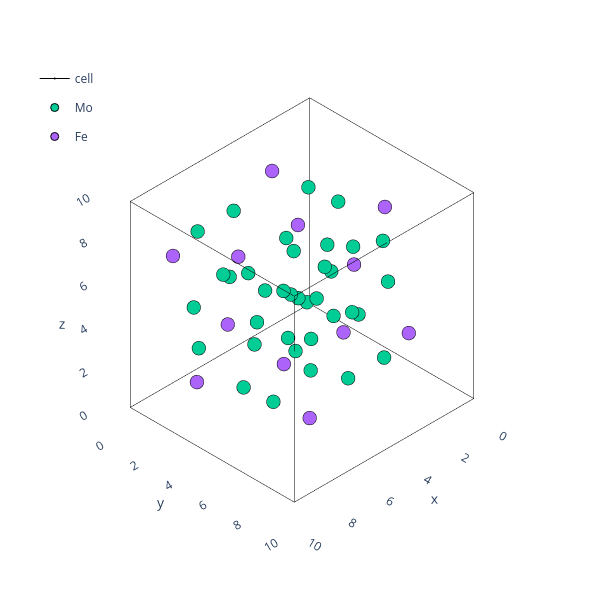

Notebook source saved alongside this figure:
### Code cell
theatoms=binaries_predict['R']['Atoms'].atoms.sample(n=1).iloc[0]
plotting.plotly_atoms(theatoms)

### Figure 1 — Plotly figure (JSON) as saved in the notebook; plotly's stock layout.template omitted (floating-point values rounded to 4 significant figures)
{"data": [{"hoverinfo": "skip", "legendgroup": "cell", "line": {"color": "black", "width": 1}, "marker": {"size": 0.01}, "name": "cell", "showlegend": false, "type": "scatter3d", "x": [0.0, 9.548], "y": [0, 0], "z": [0, 0]}, {"hoverinfo": "skip", "legendgroup": "cell", "line": {"color": "black", "width": 1}, "marker": {"size": 0.01}, "name": "cell", "showlegend": false, "type": "scatter3d", "x": [0, 0], "y": [0.0, 9.561], "z": [0, 0]}, {"hoverinfo": "skip", "legendgroup": "cell", "line": {"color": "black", "width": 1}, "marker": {"size": 0.01}, "name": "cell", "showlegend": false, "type": "scatter3d", "x": [0, 0], "y": [0, 0], "z": [0.0, 9.546]}, {"hoverinfo": "skip", "legendgroup": "cell", "line": {"color": "black", "width": 1}, "marker": {"size": 0.01}, "name": "cell", "showlegend": false, "type": "scatter3d", "x": [9.548, 9.548], "y": [0.0, 9.561], "z": [0, 0]}, {"hoverinfo": "skip", "legendgroup": "cell", "line": {"color": "black", "width": 1}, "marker": {"size": 0.01}, "name": "cell", "showlegend": false, "type": "scatter3d", "x": [0.0, 9.548], "y": [9.561, 9.561], "z": [0, 0]}, {"hoverinfo": "skip", "legendgroup": "cell", "line": {"color": "black", "width": 1}, "marker": {"size": 0.01}, "name": "cell", "showlegend": false, "type": "scatter3d", "x": [9.548, 9.548], "y": [9.561, 9.561], "z": [0.0, 9.546]}, {"hoverinfo": "skip", "legendgroup": "cell", "line": {"color": "black", "width": 1}, "marker": {"size": 0.01}, "name": "cell", "showlegend": false, "type": "scatter3d", "x": [9.548, 9.548], "y": [0, 0], "z": [0.0, 9.546]}, {"hoverinfo": "skip", "legendgroup": "cell", "line": {"color": "black", "width": 1}, "marker": {"size": 0.01}, "name": "cell", "showlegend": false, "type": "scatter3d", "x": [0, 0], "y": [9.561, 9.561], "z": [0.0, 9.546]}, {"hoverinfo": "skip", "legendgroup": "cell", "line": {"color": "black", "width": 1}, "marker": {"size": 0.01}, "name": "cell", "showlegend": false, "type": "scatter3d", "x": [0.0, 9.548], "y": [0, 0], "z": [9.546, 9.546]}, {"hoverinfo": "skip", "legendgroup": "cell", "line": {"color": "black", "width": 1}, "marker": {"size": 0.01}, "name": "cell", "showlegend": false, "type": "scatter3d", "x": [0, 0], "y": [0.0, 9.561], "z": [9.546, 9.546]}, {"hoverinfo": "skip", "legendgroup": "cell", "line": {"color": "black", "width": 1}, "marker": {"size": 0.01}, "name": "cell", "showlegend": false, "type": "scatter3d", "x": [0.0, 9.548], "y": [9.561, 9.561], "z": [9.546, 9.546]}, {"hoverinfo": "skip", "legendgroup": "cell", "line": {"color": "black", "width": 1}, "marker": {"size": 0.01}, "name": "cell", "showlegend": true, "type": "scatter3d", "x": [9.548, 9.548], "y": [0.0, 9.561], "z": [9.546, 9.546]}, {"hovertext": ["Mo0", "Mo1", "Mo2", "Mo3", "Mo4", "Mo5", "Mo6", "Mo7", "Mo8", "Mo9", "Mo10", "Mo11", "Mo12", "Mo13", "Mo14", "Mo15", "Mo16", "Mo17", "Mo18", "Mo19", "Mo20", "Mo21", "Mo22", "Mo23", "Mo24", "Mo25", "Mo26", "Mo27", "Mo28", "Mo29", "Mo30", "Mo31", "Mo32", "Mo33", "Mo34", "Mo35", "Mo36", "Mo37", "Mo38", "Mo39", "Mo40"], "marker": {"line": {"color": "black", "width": 1}}, "mode": "markers", "name": "Mo", "type": "scatter3d", "x": [6.086, 3.71, 8.463, 2.083, 7.473, 2.697, 10.09, 4.7, 9.476, 2.652, 8.118, 5.11, 9.521, 4.055, 7.063, 2.747, 1.172, 3.222, 9.426, 11.0, 8.951, 5.148, 1.923, 2.664, 7.025, 10.25, 9.509, 6.255, 4.125, 4.184, 5.918, 8.048, 7.989, 4.635, 1.597, 5.342, 7.538, 10.58, 6.831, 0.9065, 11.27], "y": [5.562, 3.392, 7.732, 2.198, 1.719, 7.282, 8.927, 9.406, 3.842, 4.557, 2.129, 7.829, 6.568, 8.996, 3.296, 3.081, 2.529, 0.9232, 8.043, 8.596, 10.2, 2.412, 4.944, 1.544, 8.713, 6.181, 9.581, 3.773, 5.9, 3.642, 7.352, 5.224, 7.483, 5.125, 4.274, 1.179, 6.0, 6.851, 9.946, 0.8249, 10.3], "z": [6.055, 3.694, 8.417, 7.468, 2.499, 2.217, 4.643, 9.612, 9.894, 8.172, 4.902, 2.725, 3.939, 7.209, 9.386, 1.177, 3.262, 2.668, 10.93, 8.848, 9.443, 1.824, 2.753, 5.106, 10.29, 9.358, 7.005, 4.033, 4.232, 6.23, 8.078, 7.879, 5.88, 1.607, 5.423, 4.487, 10.5, 6.688, 7.624, 0.9167, 11.19]}, {"hovertext": ["Fe0", "Fe1", "Fe2", "Fe3", "Fe4", "Fe5", "Fe6", "Fe7", "Fe8", "Fe9", "Fe10", "Fe11"], "marker": {"line": {"color": "black", "width": 1}}, "mode": "markers", "name": "Fe", "type": "scatter3d", "x": [6.998, 3.601, 6.555, 5.175, 8.572, 5.618, 4.159, 9.408, 3.029, 8.014, 2.765, 9.144], "y": [6.152, 6.517, 3.01, 4.973, 4.608, 8.114, 2.356, 3.725, 9.083, 8.769, 7.399, 2.042], "z": [3.56, 6.632, 6.871, 8.551, 5.479, 5.24, 9.339, 2.823, 4.347, 2.772, 9.288, 7.764]}], "layout": {"height": 600, "legend": {"x": 0.05, "xanchor": "left", "y": 0.9, "yanchor": "top"}, "margin": {"b": 5, "l": 5, "r": 0.5, "t": 5}, "scene": {"aspectmode": "data", "camera": {"projection": {"type": "orthographic"}}, "xaxis": {"range": [-0.9548, 10.5], "showbackground": false, "showgrid": false}, "yaxis": {"range": [-0.9561, 10.52], "showbackground": false, "showgrid": false}, "zaxis": {"range": [-0.9546, 10.5], "showbackground": false, "showgrid": false}}, "width": 600}}
